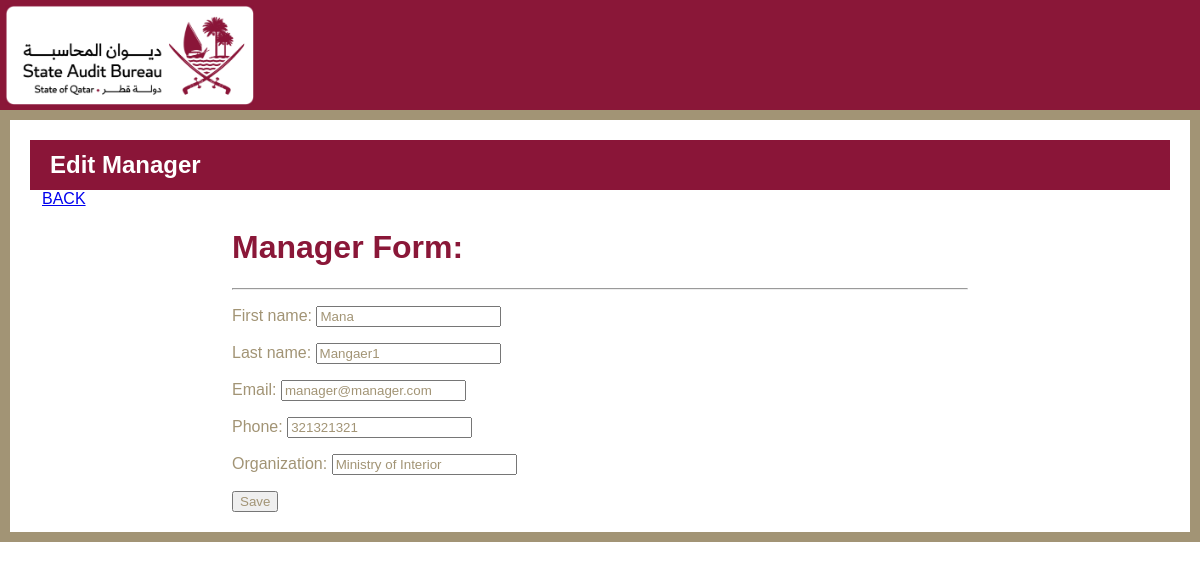
Page /manager-update/1/ (signed in) on the committed database.
### accounts/models.py (models this page shows, shortened)
class CustomUser(AbstractUser):
    username = models.CharField(max_length=11, unique=True)
    email = models.EmailField(max_length=254)
    first_name = models.CharField(max_length=30)
    last_name = models.CharField(max_length=30)
    ROLE_CHOICES = (
        ('trainee', 'Trainee'),
        ('admin', 'Admin'),
        ('manager', 'Manager'),
    )
    role = models.CharField(max_length=10, choices=ROLE_CHOICES, default="trainee")
    secret_key = models.CharField(max_length=16, blank=True, null=True)
    USERNAME_FIELD = "username"
    REQUIRED_FIELDS = "email", "first_name", "last_name", "role"

### base/models.py (models this page shows, shortened)
class Manager(models.Model):
    manager = models.OneToOneField(CustomUser, on_delete=models.CASCADE)
    phone = models.CharField(max_length=100)
    organization = models.CharField(max_length=100)

### base/views.py (the view)
# urls.py: path('manager-update/<int:manager_id>/', edit_manager, name="manager-update"),
@login_required
def edit_manager(request, manager_id):
    manager = get_object_or_404(Manager, pk=manager_id)
    user = manager.manager
    if request.method == 'POST':
        form = ManagerEditForm(request.POST, instance=user)
        if form.is_valid():
            user = form.save(commit=False)
            user.email = form.cleaned_data['email']
            user.first_name = form.cleaned_data['first_name']
            user.last_name = form.cleaned_data['last_name']
            user.save()
            manager.phone = form.cleaned_data['phone']
            manager.organization = form.cleaned_data['organization']
            manager.save()
            return redirect('managers')
        else:
            print(form.errors)
    else:
        form = ManagerEditForm(instance=user, initial={
            'phone': manager.phone,
            'organization': manager.organization
        })
    return render(request, 'base/admin_dashboard/manager_edit.html', {'form': form})

### base/forms.py
class ManagerEditForm(forms.ModelForm):
    first_name = forms.CharField(max_length=30)
    last_name = forms.CharField(max_length=30)
    email = forms.EmailField(max_length=254)
    phone = forms.CharField(max_length=100)
    organization = forms.CharField(max_length=100)
    class Meta:
        model = Manager
        fields = ('first_name', 'last_name', 'email', 'phone', 'organization')
    def __init__(self, *args, **kwargs):
        super().__init__(*args, **kwargs)
        self.fields.pop('password1', None)
        self.fields.pop('password2', None)

### base/templates/base/admin_dashboard/manager_edit.html (shortened to what this page needs)
{% load static %}
<!DOCTYPE html>
<html>
   <head>
      <link rel="stylesheet" href="https://cdnjs.cloudflare.com/ajax/libs/font-awesome/6.3.0/css/all.min.css" />
	    <link rel="stylesheet" href="https://cdnjs.cloudflare.com/ajax/libs/bootstrap/5.3.0-alpha1/css/bootstrap-grid.min.css" />
      <link rel="stylesheet" href="{% static 'css/reg_style.css' %}">
</head>
   <body>
    <div class="header">
      <div class="logo">
         <img src="{% static 'img/primary-rgb-state-audit-bureau-1@2x.png' %}" alt="Logo">
        </div>
    </div>
    <div class="gold-border container-fluid">
      <div class="maroon-bar">
        <h2>Edit Manager</h2>
      </div>
      <div class="container">
        <div class="row justify-content-center">
          <a href="{% url 'managers' %}">BACK</a>
          <div class="col-md-8">
            <div class="card">
              <div class="card-header">
                <h1 style="color:#8A1738" > Manager Form:</h1>
                <hr/>
              </div>
              <div class="card-body" >
                <form method="POST" action="">
                    {{form.as_p}}
                    <input type="submit" value="Save">
                </form>
              </div>
            </div>
          </div>
        </div>
      </div>
    </div>
</body>
</html>

### base/static/css/reg_style.css (style rules this page uses)
* { box-sizing: border-box; }
body { margin: 0; font-family: sans-serif; color: #A29475; }
.header { display: flex; justify-content: space-between; align-items: center; padding: 10px; background-color: #8A1738; height: 110px; }
.logo img { height: 100px; left: 5px; position: absolute; top: 5px; }
form, label, input, select, textarea { color: #A29475 !important; }

### base/templates/base/admin_dashboard/manager_edit.html (style rules this page uses)
body { margin: 20px; background-color: #fff; }
.gold-border { border: 10px solid#A29475; padding: 20px; background-color: #fff; }
.maroon-bar { background-color: #8A1538; color: #fff; height: 50px; display: flex; align-items: center; justify-content: flex-start; padding: 0 20px; }
.maroon-bar h2 { margin: 0; font-weight: bold; font-size: 24px; }

### rows in the picture
CustomUser: first_name "Mana", last_name "Mangaer1", email "manager@manager.com"
Manager: phone "321321321", organization "Ministry of Interior"
